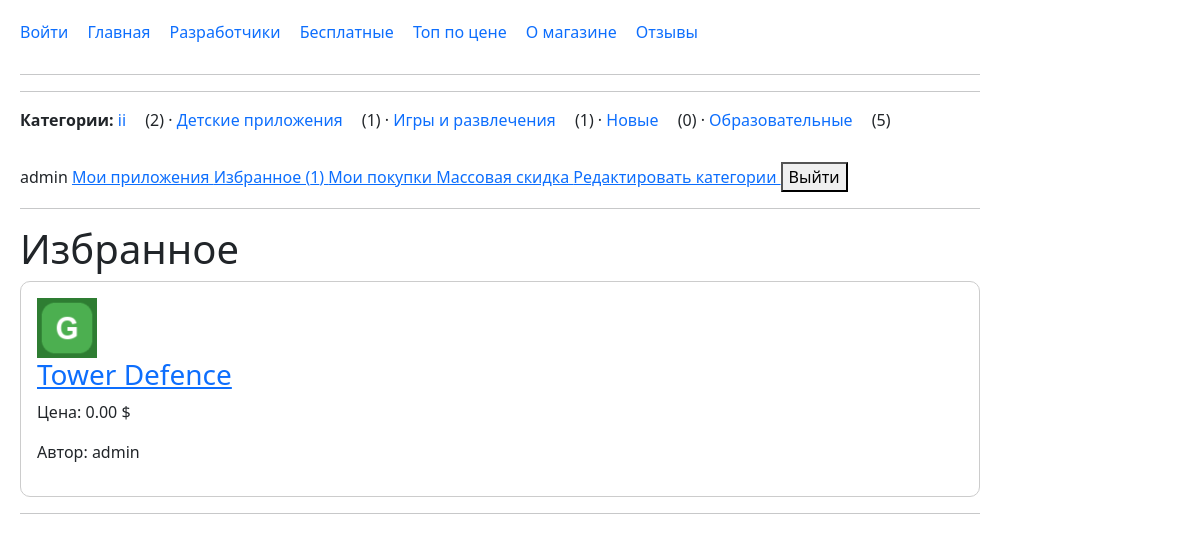
The page /favorites/ (signed in) on the database its author committed.
### mainapp/models.py (models this page shows, shortened)
class Category(models.Model):
    name = models.CharField(max_length=50)
    icon = models.ImageField(
        upload_to='categories/',
        blank=True,
        validators=[
            FileExtensionValidator(
                allowed_extensions=['png', 'jpg', 'jpeg', 'webp']
            )
        ],
    )

class App(models.Model):
    name = models.CharField(max_length=200)
    description = models.TextField(blank=True)
    created_at = models.DateTimeField(auto_now_add=True)
    downloads = models.PositiveIntegerField(default=0)
    price = models.DecimalField(
        max_digits=10,
        decimal_places=2,
        default=0,
        validators=[
            MinValueValidator(
                0,
                message='Цена не может быть отрицательной.'
            ),
        ],
    )
    objects = models.Manager.from_queryset(AppQuerySet)()
    category = models.ForeignKey(
        Category,
        on_delete=models.CASCADE,
        null=True,
        blank=True,
        related_name='apps',
    )
    rating_avg = models.DecimalField(
        max_digits=3,
        decimal_places=2,
        default=0,
        editable=False,
    )
    rating_count = models.PositiveIntegerField(
        default=0,
        editable=False,
    )
    icon = models.ImageField(
        upload_to='icons/',
        blank=True,
    )
    author = models.ForeignKey(
        User,
        on_delete=models.SET_NULL,
        null=True,
        blank=True,
        related_name='apps',
    )
    favorited_by = models.ManyToManyField(
        User,
        related_name='favorite_apps',
        blank=True,
    )
    buyers = models.ManyToManyField(
        User,
        through='Purchase',
        related_name='purchased_apps',
        blank=True,
    )

### mainapp/views.py (the view)
# urls.py: path('favorites/',views.favorites,name='favorites'),
@login_required
def favorites(request):
    apps = (
        request.user.favorite_apps
        .select_related('author', 'category')
        .order_by('-created_at')
    )
    return render(
        request,
        'mainapp/favorites.html',
        {
            'apps': apps,
        }
    )

### mainapp/context_processors.py (called while the page is built)
def store_menu(request):
    nav_categories = (
        Category.objects
        .annotate(apps_count=Count('apps'))
        .order_by('name')
    )
    return {
        'nav_categories': nav_categories,
    }

### mainapp/templates/mainapp/favorites.html (shortened to what this page needs)
{% extends 'mainapp/base.html' %}
{% block content %}
<h1>Избранное</h1>
{% for app in apps %}
    <div class="app-card">
        {% if app.icon %}
            <img
                src="{{ app.icon.url }}"
                alt="{{ app.name }}"
                width="60"
            >
        {% endif %}
        <h3>
            <a href="{% url 'mainapp:app_detail' app.id app.name %}">
                {{ app.name }}
            </a>
        </h3>
        <p>Цена: {{ app.price }} $</p>
        {% if app.author %}
            <p>Автор: {{ app.author.username }}</p>
        {% else %}
            <p>Автор: не указан</p>
        {% endif %}
    </div>
    <hr>
{% empty %}
    <p>В избранном пока ничего нет.</p>
{% endfor %}
{% endblock %}

### mainapp/templates/mainapp/base.html (shortened to what this page needs)
{% load static %}
{% load django_bootstrap5 %}
<!DOCTYPE html>
<html lang="ru">
<head>
    <link rel="stylesheet" href="{% static 'mainapp/style.css' %}">
{% bootstrap_css %}
</head>
<nav>
    <a href="{% url 'mainapp:login' %}">Войти</a>
    <a href="{% url 'mainapp:home' %}">Главная</a>
    <a href="{% url 'mainapp:developers' %}">Разработчики</a>
    <a href="{% url 'mainapp:free' %}">Бесплатные</a>
    <a href="{% url 'mainapp:top' %}">Топ по цене</a>
    <a href="{% url 'mainapp:about' %}">О магазине</a>
    <a href="{% url 'mainapp:reviews' %}">Отзывы</a>
</nav>
<hr>
<hr>
<nav>
    <strong>Категории:</strong>
    {% for category in nav_categories %}
        <a href="{% url 'mainapp:category_detail' category.id category.name %}">
            {{ category.name }}
        </a>
        ({{ category.apps_count }})
        {% if not forloop.last %}
            ·
        {% endif %}
    {% empty %}
        Категорий пока нет.
    {% endfor %}
</nav>
{% if request.user.is_authenticated %}
    <span>{{ request.user.username }}</span>
    <a href="{% url 'mainapp:my_apps' %}">
        Мои приложения
    </a>
    <a href="{% url 'mainapp:favorites' %}">
        Избранное ({{ request.user.favorite_apps.count }})
    </a>
    <a href="{% url 'mainapp:my_purchases' %}">
    Мои покупки
    </a>
    {% if request.user.is_staff %}
    <a href="{% url 'mainapp:bulk_discount' %}">
        Массовая скидка
    </a>
    <a href="{% url 'mainapp:edit_categories' %}">
        Редактировать категории
    </a>
    {% endif %}
    <form method="post"
          action="{% url 'mainapp:logout' %}"
          style="display:inline;">
        <button type="submit">Выйти</button>
    </form>
{% endif %}
<hr>
{% block content %}
{% endblock %}
</body>
</html>

### mainapp/static/mainapp/style.css (style rules this page uses)
nav { margin-bottom: 30px; }
nav a { margin-right: 15px; text-decoration: none; }
.app-card { border: 1px solid #ccc; padding: 16px; margin-bottom: 15px; border-radius: 10px; }

### rows shown on the page
Category: name "ii", apps_count "2"
Category: name "Детские приложения", apps_count "1"
Category: name "Игры и развлечения", apps_count "1"
Category: name "Новые", apps_count "0"
Category: name "Образовательные", apps_count "5"
App: icon (picture), name "Tower Defence", price "0.00", author.username "admin"

### other values the page prints
{{ request.user.username }} "admin"
{{ request.user.favorite_apps.count }} "1"
